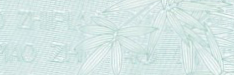
#> input picture utils/MergeBgWithText/bg.png, 234 x 75 px
$ jupyter execute MergeBgWithText.ipynb   (older library calls are emulated)
#> lines starting #> are read from the running program, lines starting #| are printed output that depends on the picture; after the words box and inside, x2 and y2 are one past the last pixel; in counts of white or black regions, pixels touching at a corner belong together
[cell 1]
import numpy as np
import matplotlib.pyplot as plt
import cv2

[cell 2]
bg = cv2.imread("bg.png")
#> bg is the input picture: shape (75, 234, 3); mean B, G, R 229, 230.8, 212.9
plt.imshow(bg[:,:,::-1])

[cell 3]
text = cv2.imread("text.png")
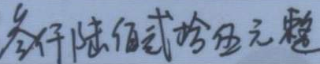
#> input picture utils/MergeBgWithText/text.png, 320 x 64 px
#> text is the input picture: shape (64, 320, 3); mean B, G, R 170.8, 145, 129.3
plt.imshow(text[:,:,::-1])

[cell 4]
im_gray = cv2.cvtColor(text, cv2.COLOR_BGR2GRAY)
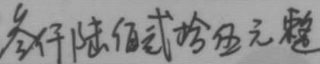
#> im_gray: shape (64, 320); min 54, max 174, mean 143.3
plt.imshow(im_gray, cmap="gray")

[cell 5]
im_bin = (im_gray < 120).astype(np.float)
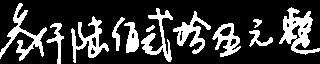
#> im_bin: shape (64, 320) float64; values 0 (black) and 1 (white), 22.3% white; 12 white regions, largest, box (x1, y1, x2, y2) and area: (279, 7, 320, 55) 854, (0, 3, 47, 61) 692, (71, 16, 109, 63) 610
im_bin = cv2.dilate(im_bin, (3,3))
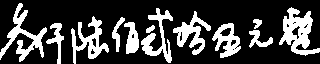
#> im_bin: shape (64, 320) float64; values 0 (black) and 1 (white), 25.3% white; 12 white regions, largest, box (x1, y1, x2, y2) and area: (279, 7, 320, 56) 958, (0, 3, 47, 62) 793, (71, 16, 109, 64) 678
plt.imshow(im_bin, cmap="gray")

[cell 6]
mask = cv2.GaussianBlur(im_bin, (3,3), 0.8)
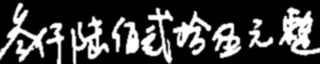
#> mask: shape (64, 320) float64; min 0, max 1, mean 0.253
plt.imshow(mask, cmap="gray")
mask = np.expand_dims(mask, 2)

[cell 7]
size = text.shape[:2]
#> size = (64, 320)

[cell 8]
bg_resize = cv2.resize(bg, size[::-1])
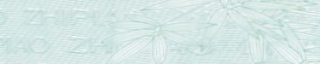
#> bg_resize: shape (64, 320, 3); mean B, G, R 228.9, 230.6, 212.7
plt.imshow(bg_resize[:,:,::-1])

[cell 9]
target = (bg_resize.astype(np.float) * (1-mask) + text.astype(np.float) * mask).astype(np.uint8)
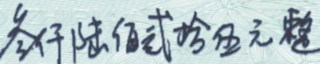
#> target: shape (64, 320, 3); mean B, G, R 200.1, 196.3, 179.9
plt.imshow(target[:,:,::-1])

[cell 10]
cv2.imwrite("result.png", target)
#> Out = True
